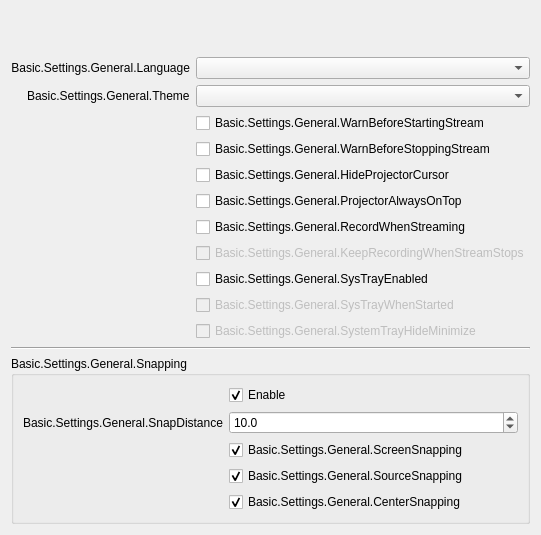
       <widget class="QWidget" name="generalPage">
        <layout class="QFormLayout" name="formLayout_2">
         <property name="fieldGrowthPolicy">
          <enum>QFormLayout::AllNonFixedFieldsGrow</enum>
         </property>
         <property name="labelAlignment">
          <set>Qt::AlignRight|Qt::AlignTrailing|Qt::AlignVCenter</set>
         </property>
         <item row="0" column="0">
          <spacer name="verticalSpacer">
           <property name="orientation">
            <enum>Qt::Vertical</enum>
           </property>
           <property name="sizeHint" stdset="0">
            <size>
             <width>20</width>
             <height>40</height>
            </size>
           </property>
          </spacer>
         </item>
         <item row="1" column="0">
          <widget class="QLabel" name="label">
           <property name="minimumSize">
            <size>
             <width>170</width>
             <height>0</height>
            </size>
           </property>
           <property name="text">
            <string>Basic.Settings.General.Language</string>
           </property>
           <property name="alignment">
            <set>Qt::AlignRight|Qt::AlignTrailing|Qt::AlignVCenter</set>
           </property>
           <property name="buddy">
            <cstring>language</cstring>
           </property>
          </widget>
         </item>
         <item row="1" column="1">
          <widget class="QComboBox" name="language"/>
         </item>
         <item row="2" column="0">
          <widget class="QLabel" name="label_42">
           <property name="text">
            <string>Basic.Settings.General.Theme</string>
           </property>
           <property name="buddy">
            <cstring>theme</cstring>
           </property>
          </widget>
         </item>
         <item row="2" column="1">
          <widget class="QComboBox" name="theme"/>
         </item>
         <item row="3" column="1">
          <widget class="QCheckBox" name="warnBeforeStreamStart">
           <property name="text">
            <string>Basic.Settings.General.WarnBeforeStartingStream</string>
           </property>
          </widget>
         </item>
         <item row="4" column="1">
          <widget class="QCheckBox" name="warnBeforeStreamStop">
           <property name="text">
            <string>Basic.Settings.General.WarnBeforeStoppingStream</string>
           </property>
          </widget>
         </item>
         <item row="7" column="1">
          <widget class="QCheckBox" name="recordWhenStreaming">
           <property name="text">
            <string>Basic.Settings.General.RecordWhenStreaming</string>
           </property>
          </widget>
         </item>
         <item row="9" column="1">
          <widget class="QCheckBox" name="systemTrayEnabled">
           <property name="text">
            <string>Basic.Settings.General.SysTrayEnabled</string>
           </property>
          </widget>
         </item>
         <item row="10" column="1">
          <widget class="QCheckBox" name="systemTrayWhenStarted">
           <property name="enabled">
            <bool>false</bool>
           </property>
           <property name="text">
            <string>Basic.Settings.General.SysTrayWhenStarted</string>
           </property>
          </widget>
         </item>
         <item row="11" column="1">
          <widget class="QCheckBox" name="systemTrayAlways">
           <property name="enabled">
            <bool>false</bool>
           </property>
           <property name="text">
            <string>Basic.Settings.General.SystemTrayHideMinimize</string>
           </property>
          </widget>
         </item>
         <item row="12" column="0" colspan="2">
          <widget class="Line" name="line_4">
           <property name="orientation">
            <enum>Qt::Horizontal</enum>
           </property>
          </widget>
         </item>
         <item row="13" column="0" colspan="2">
          <widget class="QGroupBox" name="groupBox_10">
           <property name="enabled">
            <bool>true</bool>
           </property>
           <property name="sizePolicy">
            <sizepolicy hsizetype="Preferred" vsizetype="Maximum">
             <horstretch>0</horstretch>
             <verstretch>0</verstretch>
            </sizepolicy>
           </property>
           <property name="title">
            <string>Basic.Settings.General.Snapping</string>
           </property>
           <property name="flat">
            <bool>false</bool>
           </property>
           <layout class="QFormLayout" name="formLayout_21">
            <property name="labelAlignment">
             <set>Qt::AlignRight|Qt::AlignTrailing|Qt::AlignVCenter</set>
            </property>
            <item row="0" column="1">
             <widget class="QCheckBox" name="snappingEnabled">
              <property name="text">
               <string>Enable</string>
              </property>
              <property name="checked">
               <bool>true</bool>
              </property>
             </widget>
            </item>
            <item row="2" column="1">
             <widget class="QCheckBox" name="screenSnapping">
              <property name="text">
               <string>Basic.Settings.General.ScreenSnapping</string>
              </property>
              <property name="checked">
               <bool>true</bool>
              </property>
             </widget>
            </item>
            <item row="4" column="1">
             <widget class="QCheckBox" name="centerSnapping">
              <property name="text">
               <string>Basic.Settings.General.CenterSnapping</string>
              </property>
              <property name="checked">
               <bool>true</bool>
              </property>
             </widget>
            </item>
            <item row="3" column="1">
             <widget class="QCheckBox" name="sourceSnapping">
              <property name="text">
               <string>Basic.Settings.General.SourceSnapping</string>
              </property>
              <property name="checked">
               <bool>true</bool>
              </property>
             </widget>
            </item>
            <item row="1" column="1">
             <widget class="QDoubleSpinBox" name="snapDistance">
              <property name="decimals">
               <number>1</number>
              </property>
              <property name="singleStep">
               <double>0.500000000000000</double>
              </property>
              <property name="value">
               <double>10.000000000000000</double>
              </property>
             </widget>
            </item>
            <item row="1" column="0">
             <widget class="QLabel" name="label_9">
              <property name="minimumSize">
               <size>
                <width>170</width>
                <height>0</height>
               </size>
              </property>
              <property name="text">
               <string>Basic.Settings.General.SnapDistance</string>
              </property>
              <property name="alignment">
               <set>Qt::AlignRight|Qt::AlignTrailing|Qt::AlignVCenter</set>
              </property>
             </widget>
            </item>
           </layout>
          </widget>
         </item>
         <item row="5" column="1">
          <widget class="QCheckBox" name="hideProjectorCursor">
           <property name="text">
            <string>Basic.Settings.General.HideProjectorCursor</string>
           </property>
          </widget>
         </item>
         <item row="8" column="1">
          <widget class="QCheckBox" name="keepRecordStreamStops">
           <property name="enabled">
            <bool>false</bool>
           </property>
           <property name="text">
            <string>Basic.Settings.General.KeepRecordingWhenStreamStops</string>
           </property>
          </widget>
         </item>
         <item row="6" column="1">
          <widget class="QCheckBox" name="projectorAlwaysOnTop">
           <property name="text">
            <string>Basic.Settings.General.ProjectorAlwaysOnTop</string>
           </property>
          </widget>
         </item>
        </layout>
       </widget>
